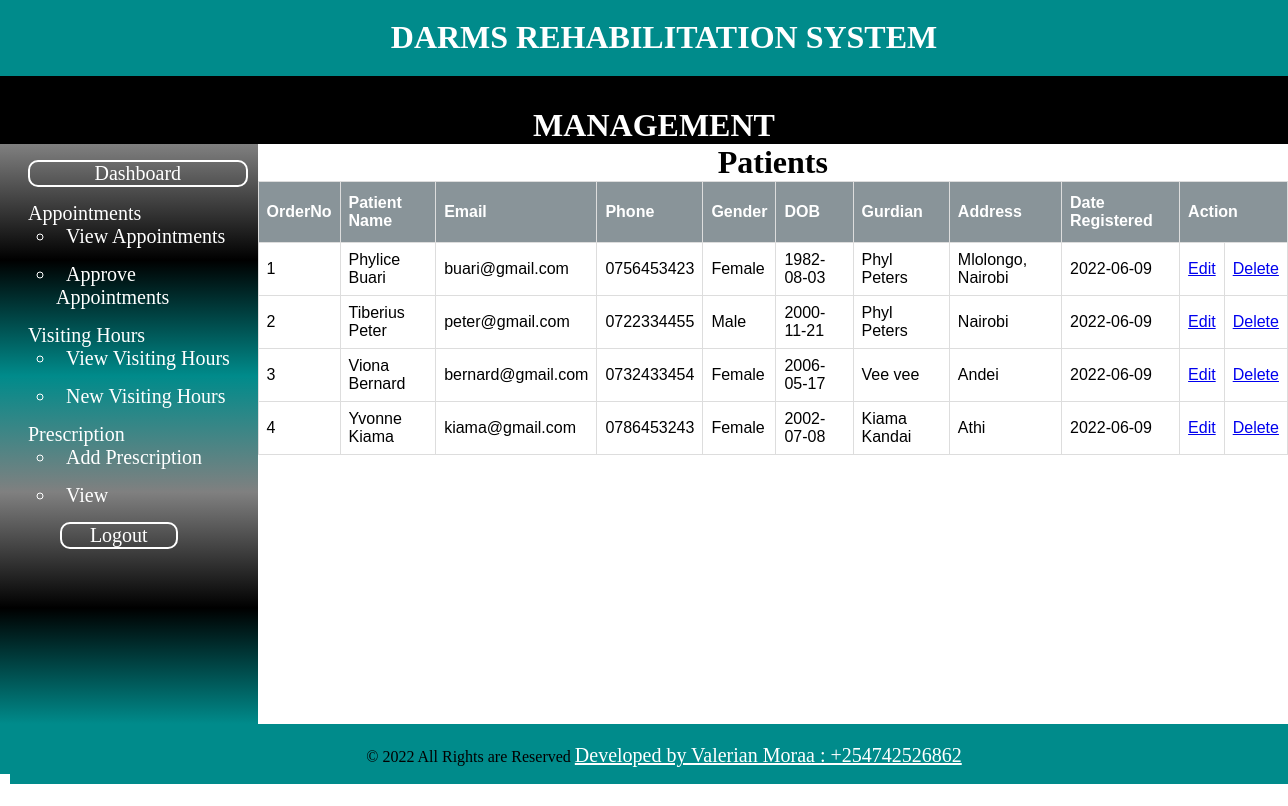
The app's page /doctor/patients.php, older data.
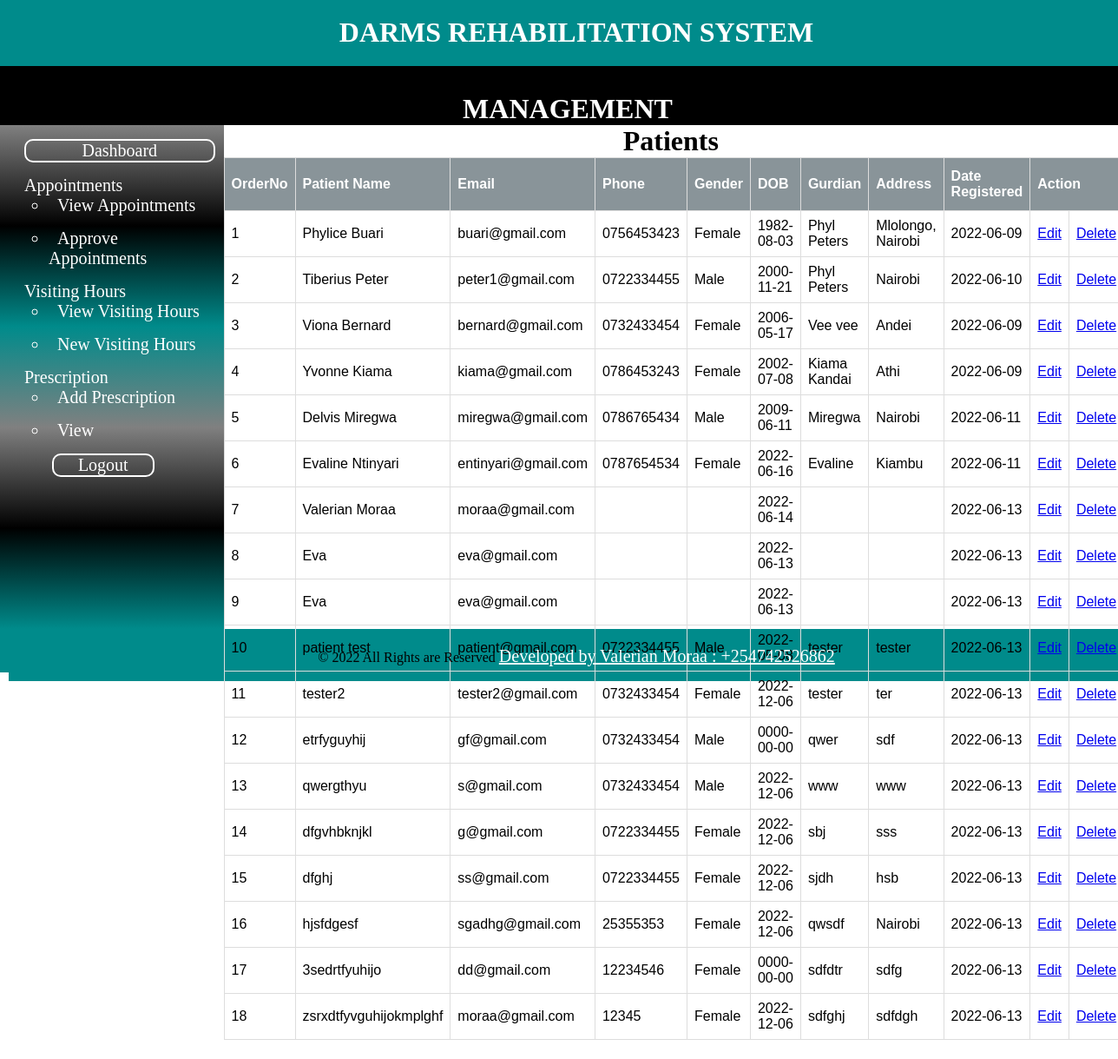
The same page, newer data.
### tables this page shows
CREATE TABLE `patient` (
  `patient_id` int(10) NOT NULL,
  `patient_name` varchar(100) NOT NULL,
  `patient_email` varchar(100) DEFAULT NULL,
  `patient_mobile` varchar(100) DEFAULT NULL,
  `patient_gender` varchar(50) NOT NULL,
  `Date_of_birth` date NOT NULL,
  `guardian` varchar(100) DEFAULT NULL,
  `patient_address` varchar(100) DEFAULT NULL,
  `createdat` date DEFAULT NULL
);

### doctor/patients.php (the view, shortened to what this page needs)
<?php include "includes/header.php"; ?>
<?php include "includes/navigation.php"; ?>
<?php include "includes/sidebar.php"; ?>
<div class="article">
    <h1 id="titleoftable">Patients</h1>
    <table id="patients">
        <thead>
            <th>OrderNo</th>
            <th>Patient Name</th>
            <th>Email</th>
            <th>Phone</th>
            <th>Gender</th>
            <th>DOB</th>
            <th>Gurdian</th>
            <th>Address</th>
            <th>Date Registered</th>
            <th colspan="2">Action</th>
        </thead>
        <tbody>
            <?php
            $db = mysqli_connect('localhost', 'Valerian', '#Valeriephyl254', 'darms');
            $query = "SELECT * FROM patient";
            $select_all_patients = mysqli_query($db, $query);
            $i = 0;
            while ($row = mysqli_fetch_assoc($select_all_patients)) {
                $patient_id = $row['patient_id'];
                $patient_name = $row['patient_name'];
                $patient_email = $row['patient_email'];
                $patient_mobile = $row['patient_mobile'];
                $patient_gender = $row['patient_gender'];
                $Date_of_birth = $row['Date_of_birth'];
                $guardian = $row['guardian'];
                $patient_address = $row['patient_address'];
                $createdat = $row['createdat'];
                $i++;
                echo "<tr>";
                echo "<td>{$i}</td>";
                echo "<td>{$patient_name}</td>";
                echo "<td>{$patient_email}</td>";
                echo "<td>{$patient_mobile}</td>";
                echo "<td>{$patient_gender}</td>";
                echo "<td>{$Date_of_birth}</td>";
                echo "<td>{$guardian}</td>";
                echo "<td>{$patient_address}</td>";
                echo "<td>{$createdat}</td>";
                echo "<td><a class='edit' href='edit_patient.php?edit={$patient_id}'>Edit</a></td>";
                echo "<td><a class='delete' href='patients.php?delete={$patient_id}'>Delete</a></td>";
                echo "</tr>";
            }
            ?>
        </tbody>
    </table>
</div>
<?php include "includes/footer.php"; ?>

Row changes from the older to the newer data that the page shows:
changed patient "Tiberius Peter": patient_email "peter@gmail.com" → "peter1@gmail.com"; createdat "2022-06-09" → "2022-06-10"
added patient: patient_name "Delvis Miregwa", patient_email "miregwa@gmail.com", patient_mobile "0786765434", patient_gender "Male", Date_of_birth "2009-06-11", guardian "Miregwa", patient_address "Nairobi", createdat "2022-06-11"
added patient: patient_name "Evaline Ntinyari", patient_email "entinyari@gmail.com", patient_mobile "0787654534", patient_gender "Female", Date_of_birth "2022-06-16", guardian "Evaline", patient_address "Kiambu", createdat "2022-06-11"
added patient: patient_name "Valerian Moraa", patient_email "moraa@gmail.com", Date_of_birth "2022-06-14", createdat "2022-06-13"
added patient: patient_name "Eva", patient_email "eva@gmail.com", Date_of_birth "2022-06-13", createdat "2022-06-13"
added patient: patient_name "Eva", patient_email "eva@gmail.com", Date_of_birth "2022-06-13", createdat "2022-06-13"
added patient: patient_name "patient test", patient_email "patient@gmail.com", patient_mobile "0722334455", patient_gender "Male", Date_of_birth "2022-05-08", guardian "tester", patient_address "tester", createdat "2022-06-13"
added patient: patient_name "tester2", patient_email "tester2@gmail.com", patient_mobile "0732433454", patient_gender "Female", Date_of_birth "2022-12-06", guardian "tester", patient_address "ter", createdat "2022-06-13"
added patient: patient_name "etrfyguyhij", patient_email "gf@gmail.com", patient_mobile "0732433454", patient_gender "Male", Date_of_birth "0000-00-00", guardian "qwer", patient_address "sdf", createdat "2022-06-13"
added patient: patient_name "qwergthyu", patient_email "s@gmail.com", patient_mobile "0732433454", patient_gender "Male", Date_of_birth "2022-12-06", guardian "www", patient_address "www", createdat "2022-06-13"
added patient: patient_name "dfgvhbknjkl", patient_email "g@gmail.com", patient_mobile "0722334455", patient_gender "Female", Date_of_birth "2022-12-06", guardian "sbj", patient_address "sss", createdat "2022-06-13"
added patient: patient_name "dfghj", patient_email "ss@gmail.com", patient_mobile "0722334455", patient_gender "Female", Date_of_birth "2022-12-06", guardian "sjdh", patient_address "hsb", createdat "2022-06-13"
added patient: patient_name "hjsfdgesf", patient_email "sgadhg@gmail.com", patient_mobile "25355353", patient_gender "Female", Date_of_birth "2022-12-06", guardian "qwsdf", patient_address "Nairobi", createdat "2022-06-13"
added patient: patient_name "3sedrtfyuhijo", patient_email "dd@gmail.com", patient_mobile "12234546", patient_gender "Female", Date_of_birth "0000-00-00", guardian "sdfdtr", patient_address "sdfg", createdat "2022-06-13"
added patient: patient_name "zsrxdtfyvguhijokmplghf", patient_email "moraa@gmail.com", patient_mobile "12345", patient_gender "Female", Date_of_birth "2022-12-06", guardian "sdfghj", patient_address "sdfdgh", createdat "2022-06-13"
